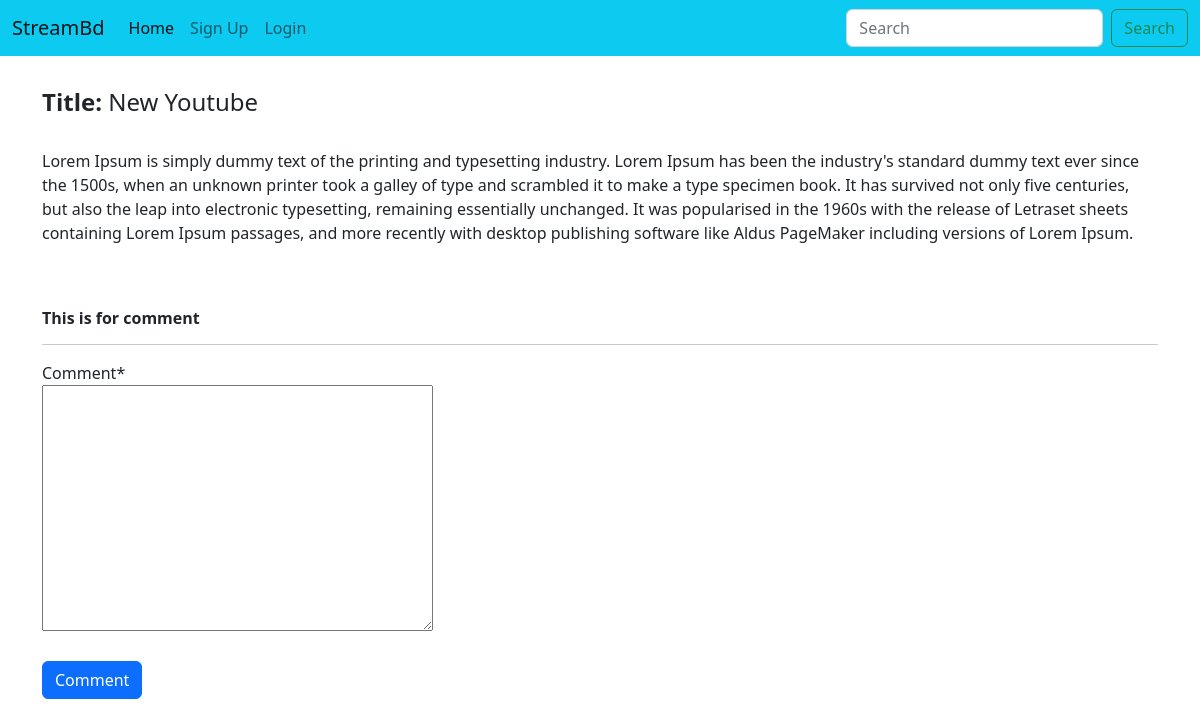
Before: /details/1 with the older database file.
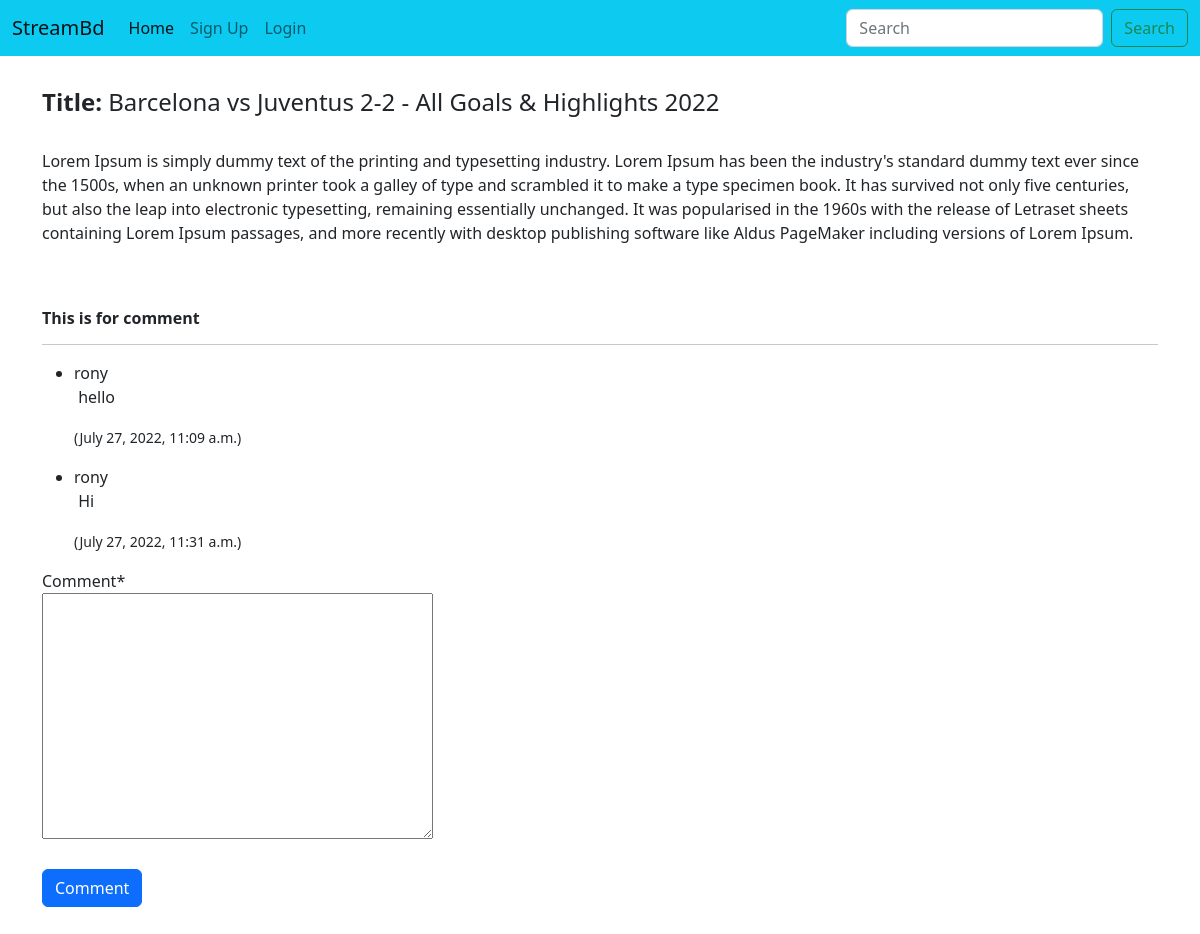
After: the same page with the newer database file.
### App_stream/models.py (models this page shows, shortened)
class Post(models.Model):
    title=models.CharField(max_length=100)
    video=EmbedVideoField()
    desc=models.TextField(default="")
    created=models.DateTimeField(auto_now_add=True)
    class Meta:
        ordering=('-created',)

class UserComment(models.Model):
    video_post=models.ForeignKey(Post,on_delete=models.CASCADE,related_name='video_comment')
    user=models.ForeignKey(User,on_delete=models.CASCADE,related_name='user_comment')
    comment=models.TextField()
    comment_date=models.DateTimeField(auto_now_add=True)

### App_stream/views.py (the view, shortened to what this page needs)
# urls.py: path('details/<pk>',views.video_details_comment,name='details'),
def video_details_comment(request,pk):
    post=Post.objects.get(pk=pk)
    form=UserCommentForm()
    return render(request,'App_stream/details.html',context={'post':post,'form':form})

### App_stream/forms.py
class UserCommentForm(forms.ModelForm):
    class Meta:
        model=UserComment
        fields=('comment',)

### templates/App_stream/details.html (shortened to what this page needs)
{% extends 'base.html' %}
{% load crispy_forms_tags %}
{% load embed_video_tags %}
{% block body %}
<div class="container my-2">
    <div class="row">
        <div class="col-sm-9">
            {% video video "800x500" %}
            <br>
        </div>
    </div>
    <h4><strong>Title: </strong>{{post.title}}</h4>
    <br>
    <p>{{post.desc}}</p>
    {% endvideo %}
<br>
<br>
<h6><strong> This is for comment</strong></h6>
<hr>
            {% for comment in post.video_comment.all %}
            <ul>
                <li>{{comment.user}}</li><p>&nbsp;{{comment.comment}}</p>
                <small>({{comment.comment_date}})</small>
            </ul>
            {% endfor %}
            <form method="POST">{% csrf_token %}
                {{form|crispy}}
                <br>
                <button type="submit" class='btn btn-primary'>Comment</button>
            </form>
</div>
<br><br>
{% endblock %}

### templates/base.html (shortened to what this page needs)
<!doctype html>
<html lang="en">
  <head>
    <link href="https://cdn.jsdelivr.net/npm/bootstrap@5.2.0/dist/css/bootstrap.min.css" rel="stylesheet">
  </head>
  <body>
    <nav class="navbar navbar-expand-lg bg-info">
      <div class="container-fluid">
        <a class="navbar-brand" href="#">StreamBd</a>
        <div class="collapse navbar-collapse" id="navbarSupportedContent">
          <ul class="navbar-nav me-auto mb-2 mb-lg-0">
            <li class="nav-item">
              <a class="nav-link active" aria-current="page" href="{% url 'App_stream:home' %}">Home</a>
            </li>
            {% if user.is_authenticated %}
            <li class="nav-item">
              <a class="nav-link" href="#">Welcome: {{user}}</a>
            </li>
            <li class="nav-item">
              <a class="nav-link" href="{% url 'App_login:logout' %}">Logout</a>
            </li>
            {% else %}
            <li class="nav-item">
              <a class="nav-link" href="{% url 'App_login:signup' %}">Sign Up</a>
            </li>
            <li class="nav-item">
              <a class="nav-link" href="{% url 'App_login:login' %}">Login</a>
            </li>
            {% endif %}
          </ul>
          <form action="{% url 'App_login:search' %}"class="d-flex" role="search" method='GET'>
            <input class="form-control me-2" type="search" placeholder="Search" aria-label="Search" name='query', id='query'>
            <button class="btn btn-outline-success" type="submit">Search</button>
          </form>
        </div>
      </div>
    </nav>
    {% block body %}{% endblock %}
</body>
</html>

Changed rows visible on the page:
changed Post: title "New Youtube" → "Barcelona vs Juventus 2-2 - All Goals & Highlights 2022"
added UserComment: user "rony", comment "hello", comment_date "July 27, 2022, 11:09 a.m."
added UserComment: user "rony", comment "Hi", comment_date "July 27, 2022, 11:31 a.m."
